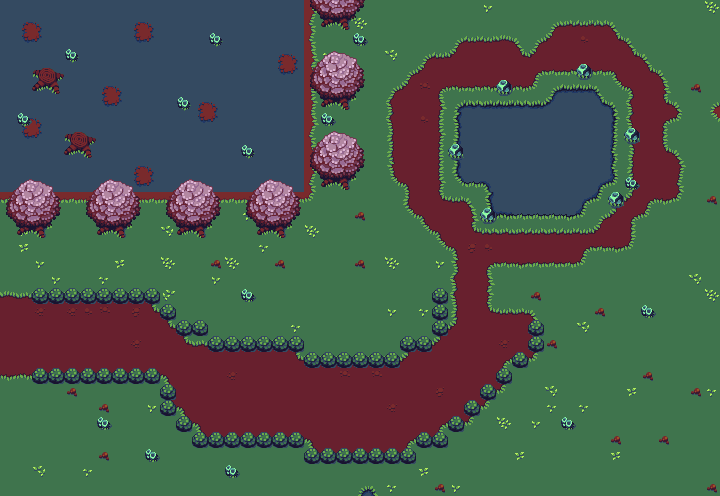

The image is a tile-based game level rendered from a .tmx file. Its description and source (layers, tilesets, objects; grid data summarised) follow:
An orthogonal 45x31 tile map with 16x16 px tiles, 3 tile layers (Parallax, Ground, Fringe) and 51 objects (28x collider, Sign).

<map version="1.5" tiledversion="1.6.0" orientation="orthogonal" renderorder="right-down" width="45" height="31" tilewidth="16" tileheight="16" infinite="0" nextlayerid="5" nextobjectid="37">
 <tileset firstgid="1" name="outdoor" tilewidth="16" tileheight="16" tilecount="288" columns="24">
  <image source="ortho.png" width="384" height="192" />
  <tile id="6" probability="0.1" />
  <tile id="27" probability="0.05" />
  <tile id="28" probability="0.05" />
  <tile id="30" probability="0.1" />
  <tile id="51" probability="0.05" />
  <tile id="52" probability="0.05" />
  <tile id="54" probability="0.1" />
  <tile id="75" probability="0.05" />
  <tile id="76" probability="0.05" />
  <tile id="78" probability="0.1" />
  <tile id="82" probability="0.1" />
  <tile id="83" probability="0.1" />
  <tile id="99" probability="0.05" />
  <tile id="102" probability="0.1" />
  <tile id="106" probability="0.1" />
  <tile id="107" probability="0.1" />
  <tile id="126" probability="0.1" />
  <tile id="144">
   <objectgroup draworder="index" id="3">
    <object id="2" type="collider" x="11" y="16">
     <polyline points="1,0 2,-3 5,-4" />
    </object>
   </objectgroup>
  </tile>
  <tile id="145">
   <objectgroup draworder="index" id="2">
    <object id="1" type="collider" x="0" y="12">
     <polyline points="0,0 6,-1 13,1 16,0" />
    </object>
   </objectgroup>
  </tile>
  <tile id="146">
   <objectgroup draworder="index" id="2">
    <object id="1" type="collider" x="0" y="12">
     <polyline points="0,0 16,0" />
    </object>
   </objectgroup>
  </tile>
  <tile id="147">
   <objectgroup draworder="index" id="2">
    <object id="1" type="collider" x="0" y="12">
     <polyline points="0,0 5,-1 12,-1 16,0" />
    </object>
   </objectgroup>
  </tile>
  <tile id="148">
   <objectgroup draworder="index" id="2">
    <object id="1" type="collider" x="0" y="12">
     <polyline points="0,0 6,-1 9,0 16,0" />
    </object>
   </objectgroup>
  </tile>
  <tile id="149">
   <objectgroup draworder="index" id="2">
    <object id="1" type="collider" x="0" y="12">
     <polyline points="0,0 1,-1 4,1 4,4" />
    </object>
   </objectgroup>
  </tile>
  <tile id="168">
   <objectgroup draworder="index" id="2">
    <object id="1" type="collider" x="12" y="16">
     <polyline points="0,0 0,-16" />
    </object>
   </objectgroup>
  </tile>
  <tile id="169">
   <objectgroup draworder="index" id="2">
    <object id="1" type="collider" x="4" y="16">
     <polyline points="0,0 2,-7 7,-11 12,-12" />
    </object>
   </objectgroup>
  </tile>
  <tile id="170">
   <objectgroup draworder="index" id="2">
    <object id="1" type="collider" x="0" y="4">
     <polyline points="0,0 8,1 12,6 12,12" />
    </object>
   </objectgroup>
  </tile>
  <tile id="173">
   <objectgroup draworder="index" id="2">
    <object id="1" type="collider" x="4" y="0">
     <polyline points="0,0 0,16" />
    </object>
   </objectgroup>
  </tile>
  <tile id="192">
   <objectgroup draworder="index" id="2">
    <object id="1" type="collider" x="12" y="16">
     <polyline points="0,0 0,-4 -1,-6 1,-11 0,-16" />
    </object>
   </objectgroup>
  </tile>
  <tile id="193">
   <objectgroup draworder="index" id="2">
    <object id="1" type="collider" x="16" y="12">
     <polyline points="0,0 -7,-1 -10,-5 -12,-12" />
    </object>
   </objectgroup>
  </tile>
  <tile id="194">
   <objectgroup draworder="index" id="2">
    <object id="1" type="collider" x="12" y="0">
     <polyline points="0,0 -1,5 -6,11 -12,12" />
    </object>
   </objectgroup>
  </tile>
  <tile id="197">
   <objectgroup draworder="index" id="2">
    <object id="1" type="collider" x="4" y="0">
     <polyline points="0,0 0,16" />
    </object>
   </objectgroup>
  </tile>
  <tile id="216">
   <objectgroup draworder="index" id="2">
    <object id="1" type="collider" x="12" y="16">
     <polyline points="0,0 0,-8 1,-11 0,-16" />
    </object>
   </objectgroup>
  </tile>
  <tile id="217">
   <objectgroup draworder="index" id="2">
    <object id="1" type="collider" x="12" y="0">
     <polyline points="0,0 -12,12" />
    </object>
    <object id="2" type="collider" x="16" y="4">
     <polyline points="0,0 -12,12" />
    </object>
   </objectgroup>
  </tile>
  <tile id="221">
   <objectgroup draworder="index" id="2">
    <object id="1" type="collider" x="4" y="0">
     <polyline points="0,0 0,16" />
    </object>
   </objectgroup>
  </tile>
  <tile id="240">
   <objectgroup draworder="index" id="2">
    <object id="1" type="collider" x="12" y="16">
     <polyline points="0,0 0,-9 1,-14 0,-16" />
    </object>
   </objectgroup>
  </tile>
  <tile id="245">
   <objectgroup draworder="index" id="2">
    <object id="1" type="collider" x="4" y="0">
     <polyline points="0,0 0,16" />
    </object>
   </objectgroup>
  </tile>
  <tile id="264">
   <objectgroup draworder="index" id="2">
    <object id="1" type="collider" x="16" y="4">
     <polyline points="0,0 -2,0 -4,-2 -4,-4" />
    </object>
   </objectgroup>
  </tile>
  <tile id="265">
   <objectgroup draworder="index" id="2">
    <object id="1" type="collider" x="16" y="4">
     <polyline points="0,0 -16,0" />
    </object>
   </objectgroup>
  </tile>
  <tile id="266">
   <objectgroup draworder="index" id="2">
    <object id="1" type="collider" x="16" y="4">
     <polyline points="0,0 -16,0" />
    </object>
   </objectgroup>
  </tile>
  <tile id="267">
   <objectgroup draworder="index" id="2">
    <object id="1" type="collider" x="16" y="4">
     <polyline points="0,0 -1,1 -15,1 -16,0" />
    </object>
   </objectgroup>
  </tile>
  <tile id="268">
   <objectgroup draworder="index" id="2">
    <object id="1" type="collider" x="16" y="4">
     <polyline points="0,0 -8,1 -16,0" />
    </object>
   </objectgroup>
  </tile>
  <tile id="269">
   <objectgroup draworder="index" id="2">
    <object id="1" type="collider" x="4" y="0">
     <polyline points="0,0 0,3 -1,4 -4,4" />
    </object>
   </objectgroup>
  </tile>
  <tile id="281">
   <objectgroup draworder="index" id="2">
    <object id="2" type="collider" x="0" y="0" width="16" height="16" />
   </objectgroup>
  </tile>
  <tile id="282">
   <objectgroup draworder="index" id="2">
    <object id="1" type="collider" x="0" y="5">
     <polygon points="0,0 5,-5 11,-5 16,0 16,10 15,11 4,11 2,10 0,8" />
    </object>
   </objectgroup>
  </tile>
  <wangsets>
   <wangset name="Terrains" type="corner" tile="-1">
    <wangcolor name="Grass" color="#ff0000" tile="150" probability="1" />
    <wangcolor name="Dirt" color="#00ff00" tile="100" probability="1" />
    <wangcolor name="Dark Dirt" color="#0000ff" tile="34" probability="1" />
    <wangcolor name="Water" color="#ff7700" tile="171" probability="1" />
    <wangtile tileid="0" wangid="0,1,0,2,0,1,0,1" />
    <wangtile tileid="1" wangid="0,1,0,2,0,2,0,1" />
    <wangtile tileid="2" wangid="0,1,0,2,0,2,0,1" />
    <wangtile tileid="3" wangid="0,1,0,2,0,2,0,1" />
    <wangtile tileid="4" wangid="0,1,0,2,0,2,0,1" />
    <wangtile tileid="5" wangid="0,1,0,1,0,2,0,1" />
    <wangtile tileid="6" wangid="0,1,0,1,0,1,0,1" />
    <wangtile tileid="7" wangid="0,2,0,3,0,2,0,2" />
    <wangtile tileid="8" wangid="0,2,0,3,0,3,0,2" />
    <wangtile tileid="9" wangid="0,2,0,3,0,3,0,2" />
    <wangtile tileid="10" wangid="0,2,0,3,0,3,0,2" />
    <wangtile tileid="11" wangid="0,2,0,3,0,3,0,2" />
    <wangtile tileid="12" wangid="0,2,0,2,0,3,0,2" />
    <wangtile tileid="13" wangid="0,1,0,3,0,1,0,1" />
    <wangtile tileid="14" wangid="0,1,0,3,0,3,0,1" />
    <wangtile tileid="15" wangid="0,1,0,3,0,3,0,1" />
    <wangtile tileid="16" wangid="0,1,0,3,0,3,0,1" />
    <wangtile tileid="17" wangid="0,1,0,3,0,3,0,1" />
    <wangtile tileid="18" wangid="0,1,0,1,0,3,0,1" />
    <wangtile tileid="24" wangid="0,2,0,2,0,1,0,1" />
    <wangtile tileid="25" wangid="0,2,0,1,0,2,0,2" />
    <wangtile tileid="26" wangid="0,2,0,2,0,1,0,2" />
    <wangtile tileid="27" wangid="0,2,0,2,0,2,0,2" />
    <wangtile tileid="28" wangid="0,2,0,2,0,2,0,2" />
    <wangtile tileid="29" wangid="0,1,0,1,0,2,0,2" />
    <wangtile tileid="30" wangid="0,1,0,1,0,1,0,1" />
    <wangtile tileid="31" wangid="0,3,0,3,0,2,0,2" />
    <wangtile tileid="32" wangid="0,3,0,2,0,3,0,3" />
    <wangtile tileid="33" wangid="0,3,0,3,0,2,0,3" />
    <wangtile tileid="34" wangid="0,3,0,3,0,3,0,3" />
    <wangtile tileid="35" wangid="0,3,0,3,0,3,0,3" />
    <wangtile tileid="36" wangid="0,2,0,2,0,3,0,3" />
    <wangtile tileid="37" wangid="0,3,0,3,0,1,0,1" />
    <wangtile tileid="38" wangid="0,3,0,1,0,3,0,3" />
    <wangtile tileid="39" wangid="0,3,0,3,0,1,0,3" />
    <wangtile tileid="40" wangid="0,3,0,3,0,3,0,3" />
    <wangtile tileid="42" wangid="0,1,0,1,0,3,0,3" />
    <wangtile tileid="48" wangid="0,2,0,2,0,1,0,1" />
    <wangtile tileid="49" wangid="0,1,0,2,0,2,0,2" />
    <wangtile tileid="50" wangid="0,2,0,2,0,2,0,1" />
    <wangtile tileid="51" wangid="0,2,0,2,0,2,0,2" />
    <wangtile tileid="52" wangid="0,2,0,2,0,2,0,2" />
    <wangtile tileid="53" wangid="0,1,0,1,0,2,0,2" />
    <wangtile tileid="54" wangid="0,1,0,1,0,1,0,1" />
    <wangtile tileid="55" wangid="0,3,0,3,0,2,0,2" />
    <wangtile tileid="56" wangid="0,2,0,3,0,3,0,3" />
    <wangtile tileid="57" wangid="0,3,0,3,0,3,0,2" />
    <wangtile tileid="58" wangid="0,3,0,3,0,3,0,3" />
    <wangtile tileid="59" wangid="0,3,0,3,0,3,0,3" />
    <wangtile tileid="60" wangid="0,2,0,2,0,3,0,3" />
    <wangtile tileid="61" wangid="0,3,0,3,0,1,0,1" />
    <wangtile tileid="62" wangid="0,1,0,3,0,3,0,3" />
    <wangtile tileid="63" wangid="0,3,0,3,0,3,0,1" />
    <wangtile tileid="66" wangid="0,1,0,1,0,3,0,3" />
    <wangtile tileid="72" wangid="0,2,0,2,0,1,0,1" />
    <wangtile tileid="73" wangid="0,2,0,1,0,2,0,1" />
    <wangtile tileid="74" wangid="0,1,0,2,0,1,0,2" />
    <wangtile tileid="75" wangid="0,2,0,2,0,2,0,2" />
    <wangtile tileid="76" wangid="0,2,0,2,0,2,0,2" />
    <wangtile tileid="77" wangid="0,1,0,1,0,2,0,2" />
    <wangtile tileid="78" wangid="0,1,0,1,0,1,0,1" />
    <wangtile tileid="79" wangid="0,3,0,3,0,2,0,2" />
    <wangtile tileid="80" wangid="0,3,0,2,0,3,0,2" />
    <wangtile tileid="81" wangid="0,2,0,3,0,2,0,3" />
    <wangtile tileid="82" wangid="0,3,0,3,0,3,0,3" />
    <wangtile tileid="83" wangid="0,3,0,3,0,3,0,3" />
    <wangtile tileid="84" wangid="0,2,0,2,0,3,0,3" />
    <wangtile tileid="85" wangid="0,3,0,3,0,1,0,1" />
    <wangtile tileid="86" wangid="0,3,0,1,0,3,0,1" />
    <wangtile tileid="87" wangid="0,1,0,3,0,1,0,3" />
    <wangtile tileid="90" wangid="0,1,0,1,0,3,0,3" />
    <wangtile tileid="96" wangid="0,2,0,2,0,1,0,1" />
    <wangtile tileid="97" wangid="0,1,0,2,0,1,0,2" />
    <wangtile tileid="98" wangid="0,2,0,1,0,2,0,1" />
    <wangtile tileid="99" wangid="0,2,0,2,0,2,0,2" />
    <wangtile tileid="100" wangid="0,2,0,2,0,2,0,2" />
    <wangtile tileid="101" wangid="0,1,0,1,0,2,0,2" />
    <wangtile tileid="102" wangid="0,1,0,1,0,1,0,1" />
    <wangtile tileid="103" wangid="0,3,0,3,0,2,0,2" />
    <wangtile tileid="104" wangid="0,2,0,3,0,2,0,3" />
    <wangtile tileid="105" wangid="0,3,0,2,0,3,0,2" />
    <wangtile tileid="106" wangid="0,3,0,3,0,3,0,3" />
    <wangtile tileid="107" wangid="0,3,0,3,0,3,0,3" />
    <wangtile tileid="108" wangid="0,2,0,2,0,3,0,3" />
    <wangtile tileid="109" wangid="0,3,0,3,0,1,0,1" />
    <wangtile tileid="110" wangid="0,1,0,3,0,1,0,3" />
    <wangtile tileid="111" wangid="0,3,0,1,0,3,0,1" />
    <wangtile tileid="114" wangid="0,1,0,1,0,3,0,3" />
    <wangtile tileid="120" wangid="0,2,0,1,0,1,0,1" />
    <wangtile tileid="121" wangid="0,2,0,1,0,1,0,2" />
    <wangtile tileid="122" wangid="0,2,0,1,0,1,0,2" />
    <wangtile tileid="123" wangid="0,2,0,1,0,1,0,2" />
    <wangtile tileid="124" wangid="0,2,0,1,0,1,0,2" />
    <wangtile tileid="125" wangid="0,1,0,1,0,1,0,2" />
    <wangtile tileid="126" wangid="0,1,0,1,0,1,0,1" />
    <wangtile tileid="127" wangid="0,3,0,2,0,2,0,2" />
    <wangtile tileid="128" wangid="0,3,0,2,0,2,0,3" />
    <wangtile tileid="129" wangid="0,3,0,2,0,2,0,3" />
    <wangtile tileid="130" wangid="0,3,0,2,0,2,0,3" />
    <wangtile tileid="131" wangid="0,3,0,2,0,2,0,3" />
    <wangtile tileid="132" wangid="0,2,0,2,0,2,0,3" />
    <wangtile tileid="133" wangid="0,3,0,1,0,1,0,1" />
    <wangtile tileid="134" wangid="0,3,0,1,0,1,0,3" />
    <wangtile tileid="135" wangid="0,3,0,1,0,1,0,3" />
    <wangtile tileid="136" wangid="0,3,0,1,0,1,0,3" />
    <wangtile tileid="137" wangid="0,3,0,1,0,1,0,3" />
    <wangtile tileid="138" wangid="0,1,0,1,0,1,0,3" />
    <wangtile tileid="144" wangid="0,1,0,4,0,1,0,1" />
    <wangtile tileid="145" wangid="0,1,0,4,0,4,0,1" />
    <wangtile tileid="146" wangid="0,1,0,4,0,4,0,1" />
    <wangtile tileid="147" wangid="0,1,0,4,0,4,0,1" />
    <wangtile tileid="148" wangid="0,1,0,4,0,4,0,1" />
    <wangtile tileid="149" wangid="0,1,0,1,0,4,0,1" />
    <wangtile tileid="150" wangid="0,1,0,1,0,1,0,1" />
    <wangtile tileid="151" wangid="0,2,0,4,0,2,0,2" />
    <wangtile tileid="152" wangid="0,2,0,4,0,4,0,2" />
    <wangtile tileid="153" wangid="0,2,0,4,0,4,0,2" />
    <wangtile tileid="154" wangid="0,2,0,4,0,4,0,2" />
    <wangtile tileid="155" wangid="0,2,0,4,0,4,0,2" />
    <wangtile tileid="156" wangid="0,2,0,2,0,4,0,2" />
    <wangtile tileid="168" wangid="0,4,0,4,0,1,0,1" />
    <wangtile tileid="169" wangid="0,4,0,1,0,4,0,4" />
    <wangtile tileid="170" wangid="0,4,0,4,0,1,0,4" />
    <wangtile tileid="171" wangid="0,4,0,4,0,4,0,4" />
    <wangtile tileid="172" wangid="0,4,0,4,0,4,0,4" />
    <wangtile tileid="173" wangid="0,1,0,1,0,4,0,4" />
    <wangtile tileid="174" wangid="0,1,0,1,0,1,0,1" />
    <wangtile tileid="175" wangid="0,4,0,4,0,2,0,2" />
    <wangtile tileid="176" wangid="0,4,0,2,0,4,0,4" />
    <wangtile tileid="177" wangid="0,4,0,4,0,2,0,4" />
    <wangtile tileid="178" wangid="0,4,0,4,0,4,0,4" />
    <wangtile tileid="179" wangid="0,4,0,4,0,4,0,4" />
    <wangtile tileid="180" wangid="0,2,0,2,0,4,0,4" />
    <wangtile tileid="192" wangid="0,4,0,4,0,1,0,1" />
    <wangtile tileid="193" wangid="0,1,0,4,0,4,0,4" />
    <wangtile tileid="194" wangid="0,4,0,4,0,4,0,1" />
    <wangtile tileid="195" wangid="0,4,0,4,0,4,0,4" />
    <wangtile tileid="196" wangid="0,4,0,4,0,4,0,4" />
    <wangtile tileid="197" wangid="0,1,0,1,0,4,0,4" />
    <wangtile tileid="198" wangid="0,1,0,1,0,1,0,1" />
    <wangtile tileid="199" wangid="0,4,0,4,0,2,0,2" />
    <wangtile tileid="200" wangid="0,2,0,4,0,4,0,4" />
    <wangtile tileid="201" wangid="0,4,0,4,0,4,0,2" />
    <wangtile tileid="202" wangid="0,4,0,4,0,4,0,4" />
    <wangtile tileid="203" wangid="0,4,0,4,0,4,0,4" />
    <wangtile tileid="204" wangid="0,2,0,2,0,4,0,4" />
    <wangtile tileid="216" wangid="0,4,0,4,0,1,0,1" />
    <wangtile tileid="217" wangid="0,4,0,1,0,4,0,1" />
    <wangtile tileid="218" wangid="0,1,0,4,0,1,0,4" />
    <wangtile tileid="219" wangid="0,4,0,4,0,4,0,4" />
    <wangtile tileid="220" wangid="0,4,0,4,0,4,0,4" />
    <wangtile tileid="221" wangid="0,1,0,1,0,4,0,4" />
    <wangtile tileid="222" wangid="0,1,0,1,0,1,0,1" />
    <wangtile tileid="223" wangid="0,4,0,4,0,2,0,2" />
    <wangtile tileid="224" wangid="0,4,0,2,0,4,0,2" />
    <wangtile tileid="225" wangid="0,2,0,4,0,2,0,4" />
    <wangtile tileid="226" wangid="0,4,0,4,0,4,0,4" />
    <wangtile tileid="227" wangid="0,4,0,4,0,4,0,4" />
    <wangtile tileid="228" wangid="0,2,0,2,0,4,0,4" />
    <wangtile tileid="240" wangid="0,4,0,4,0,1,0,1" />
    <wangtile tileid="241" wangid="0,1,0,4,0,1,0,4" />
    <wangtile tileid="242" wangid="0,4,0,1,0,4,0,1" />
    <wangtile tileid="243" wangid="0,4,0,4,0,4,0,4" />
    <wangtile tileid="244" wangid="0,4,0,4,0,4,0,4" />
    <wangtile tileid="245" wangid="0,1,0,1,0,4,0,4" />
    <wangtile tileid="246" wangid="0,1,0,1,0,1,0,1" />
    <wangtile tileid="247" wangid="0,4,0,4,0,2,0,2" />
    <wangtile tileid="248" wangid="0,2,0,4,0,2,0,4" />
    <wangtile tileid="249" wangid="0,4,0,2,0,4,0,2" />
    <wangtile tileid="250" wangid="0,4,0,4,0,4,0,4" />
    <wangtile tileid="251" wangid="0,4,0,4,0,4,0,4" />
    <wangtile tileid="252" wangid="0,2,0,2,0,4,0,4" />
    <wangtile tileid="264" wangid="0,4,0,1,0,1,0,1" />
    <wangtile tileid="265" wangid="0,4,0,1,0,1,0,4" />
    <wangtile tileid="266" wangid="0,4,0,1,0,1,0,4" />
    <wangtile tileid="267" wangid="0,4,0,1,0,1,0,4" />
    <wangtile tileid="268" wangid="0,4,0,1,0,1,0,4" />
    <wangtile tileid="269" wangid="0,1,0,1,0,1,0,4" />
    <wangtile tileid="270" wangid="0,1,0,1,0,1,0,1" />
    <wangtile tileid="271" wangid="0,4,0,2,0,2,0,2" />
    <wangtile tileid="272" wangid="0,4,0,2,0,2,0,4" />
    <wangtile tileid="273" wangid="0,4,0,2,0,2,0,4" />
    <wangtile tileid="274" wangid="0,4,0,2,0,2,0,4" />
    <wangtile tileid="275" wangid="0,4,0,2,0,2,0,4" />
    <wangtile tileid="276" wangid="0,2,0,2,0,2,0,4" />
   </wangset>
  </wangsets>
 </tileset>
 <layer id="4" name="Parallax" width="45" height="31" parallaxx="0.5" parallaxy="0.5">
  <data>[1395 cells, 1395 non-empty, 6 distinct tile ids]</data>
 </layer>
 <layer id="1" name="Ground" width="45" height="31">
  <data>[1395 cells, 1167 non-empty, 90 distinct tile ids]</data>
 </layer>
 <layer id="2" name="Fringe" width="45" height="31">
  <data>[1395 cells, 194 non-empty, 23 distinct tile ids]</data>
 </layer>
 <objectgroup id="3" name="Objects">
  <object id="10" gid="282" x="413.333" y="225.333" width="16" height="16" />
  <object id="11" gid="282" x="421.667" y="218" width="16" height="16" />
  <object id="12" gid="2147483930" x="423" y="235.333" width="16" height="16" />
  <object id="13" gid="282" x="5" y="70" width="16" height="16" />
  <object id="14" gid="282" x="-3.66667" y="80.3333" width="16" height="16" />
  <object id="16" gid="283" x="538" y="418.333" width="16" height="16" />
  <object id="17" gid="283" x="407.667" y="462" width="16" height="16" />
  <object id="18" gid="283" x="417" y="473.667" width="16" height="16" />
  <object id="19" gid="283" x="402.667" y="469" width="16" height="16" />
  <object id="21" gid="2147483930" x="683.333" y="260.5" width="16" height="16" />
  <object id="22" gid="282" x="692.167" y="269.167" width="16" height="16" />
  <object id="23" gid="282" x="701.667" y="247.833" width="16" height="16" />
  <object id="24" gid="282" x="688.5" y="242" width="16" height="16" />
  <object id="25" gid="282" x="670.5" y="263.5" width="16" height="16" />
  <object id="26" gid="282" x="680" y="284" width="16" height="16" />
  <object id="27" gid="282" x="643.833" y="283.667" width="16" height="16" />
  <object id="28" gid="282" x="63.4165" y="386" width="16" height="16" />
  <object id="29" gid="282" x="9.0835" y="356.167" width="16" height="16" />
  <object id="30" gid="282" x="11.9165" y="385" width="16" height="16" />
  <object id="31" gid="282" x="54.2495" y="378.5" width="16" height="16" />
  <object id="32" gid="2147483930" x="2.4165" y="364.5" width="16" height="16" />
  <object id="33" gid="2147483930" x="41.5835" y="382.833" width="16" height="16" />
  <object id="34" type="Sign" gid="257" x="670.667" y="87" width="16" height="16">
   <properties>
    <property name="text" value="East West" />
   </properties>
  </object>
 </objectgroup>
</map>
